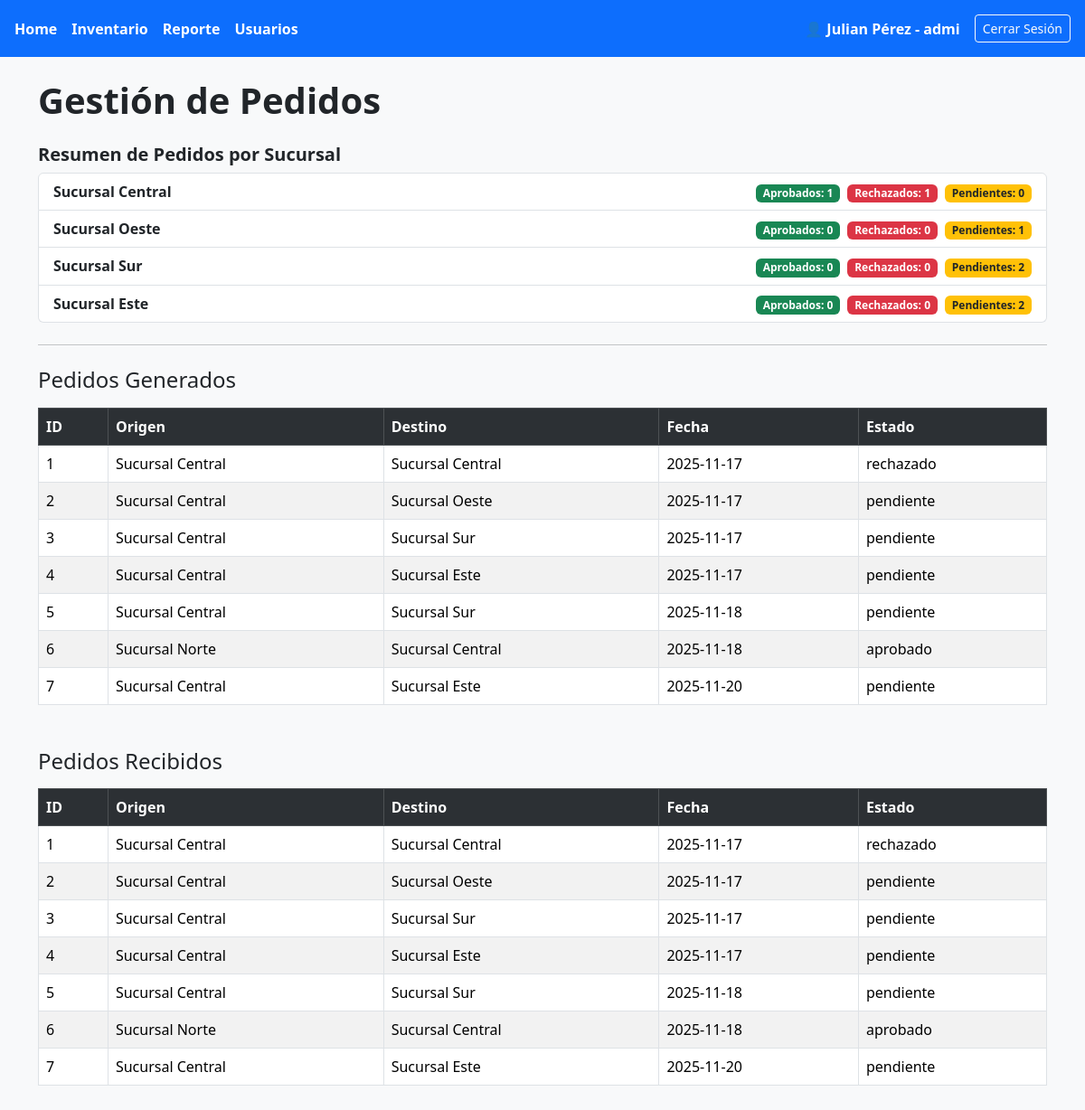
The app's page /gestion_pedidos (signed in) with its own data.
### tables this page shows
CREATE TABLE pedido(
                id INTEGER PRIMARY KEY AUTOINCREMENT,
                id_sucursal_origen INTEGER,
                id_sucursal_destino INTEGER,
                fecha_pedido TEXT,
                estado TEXT,
                FOREIGN KEY (id_sucursal_origen) REFERENCES sucursal(id) ON DELETE CASCADE,
                FOREIGN KEY (id_sucursal_destino) REFERENCES sucursal(id) ON DELETE CASCADE
            );

CREATE TABLE sucursal(
                id INTEGER PRIMARY KEY AUTOINCREMENT,
                nombre VARCHAR(50),
                direccion VARCHAR(100),
                telefono VARCHAR(30)
            );

### app.py (the view)
@app.route("/gestion_pedidos")
def gestion_pedidos():
    rol = session["rol"]
    id_sucursal =  session["sucursal_id"]
    if rol == "encargado":
        pedidos_generados = db.cursor.execute("""
            SELECT p.id, s1.nombre, s2.nombre, p.fecha_pedido, p.estado
            FROM pedido p
            JOIN sucursal s1 ON p.id_sucursal_origen = s1.id
            JOIN sucursal s2 ON p.id_sucursal_destino = s2.id
            WHERE p.id_sucursal_origen = ?
        """, (id_sucursal,)).fetchall()
        pedidos_recibidos = db.cursor.execute("""
            SELECT p.id, s1.nombre, s2.nombre, p.fecha_pedido, p.estado
            FROM pedido p
            JOIN sucursal s1 ON p.id_sucursal_origen = s1.id
            JOIN sucursal s2 ON p.id_sucursal_destino = s2.id
            WHERE p.id_sucursal_destino = ?
        """, (id_sucursal,)).fetchall()
        productos_bajos = db.productos_stock_bajo(id_sucursal)
    elif rol == "admi":
        pedidos_generados = db.mostrar_pedidos()
        pedidos_recibidos = pedidos_generados
        productos_bajos = []
    else:
        return "No autorizado", 403
    sucursales = db.cursor.execute("SELECT id, nombre FROM sucursal").fetchall()
    return render_template(
        "pedidos.html",
        usuarioNombre=session["nombre"],
        usuarioApellido=session["apellido"],
        usuarioRol=session["rol"],
        rol=rol,
        pedidos_generados=pedidos_generados,
        pedidos_recibidos=pedidos_recibidos,
        productos_bajos=productos_bajos,
        sucursales=sucursales
    )

### base_de_datos/mi_conexion.py (called while the page is built)
    def mostrar_pedidos(self):
        self.cursor.execute("""
            SELECT p.id, s1.nombre AS sucursal_origen, s2.nombre AS sucursal_destino,
                   p.fecha_pedido, p.estado
            FROM pedido p
            JOIN sucursal s1 ON p.id_sucursal_origen = s1.id
            JOIN sucursal s2 ON p.id_sucursal_destino = s2.id
        """)
        return self.cursor.fetchall()

### templates/pedidos.html (shortened to what this page needs)
<!DOCTYPE html>
<html lang="en">
<head>
    <link href="https://cdn.jsdelivr.net/npm/bootstrap@5.3.2/dist/css/bootstrap.min.css" rel="stylesheet">
</head>
<body class="bg-light">
    <header class="bg-primary text-white p-3 d-flex justify-content-between align-items-center">
        <nav class="d-flex gap-3">
            <a class="text-white text-decoration-none fw-bold" href="{{url_for('panel_principal')}}">Home</a>
            {%if usuarioRol!='vendedor'%}
            <a class="text-white text-decoration-none fw-bold" href="{{url_for('gestion_inventario')}}">Inventario</a>
            {%endif%}
            {%if usuarioRol!='reponedor' and usuarioRol!='vendedor'%}
            <a class="text-white text-decoration-none fw-bold" href="{{url_for('reportes')}}">Reporte</a>
            {%endif%}
            {%if usuarioRol=='admi'%}
            <a class="text-white text-decoration-none fw-bold" href="{{url_for('gestion_usuario')}}">Usuarios</a>
            {%endif%}
        </nav>
        <div id="user-section" class="d-flex align-items-center gap-3">
            <span class="fw-bold">👤 {{ usuarioNombre }} {{usuarioApellido}} - {{usuarioRol}}</span>
            <a href="{{ url_for('logout') }}" class="btn btn-outline-light btn-sm">Cerrar Sesión</a>
        </div>
    </header>
    <main class="container py-4">
        <h1 class="mb-4 fw-bold">Gestión de Pedidos</h1>
                {% set sucursales_totales = {} %}
        <div class="mb-4">
            <h5 class="fw-bold">Resumen de Pedidos por Sucursal</h5>
            <ul class="list-group">
                {% for sucursal, totales in sucursales_totales.items() %}
                <li class="list-group-item d-flex justify-content-between align-items-center">
                    <strong>{{ sucursal }}</strong>
                    <span>
                        <span class="badge bg-success me-1">Aprobados: {{ totales.aprobado }}</span>
                        <span class="badge bg-danger me-1">Rechazados: {{ totales.rechazado }}</span>
                        <span class="badge bg-warning text-dark">Pendientes: {{ totales.pendiente }}</span>
                    </span>
                </li>
                {% endfor %}
            </ul>
        </div>
        <hr class="my-4">
        <h2 class="h4 mb-3">Pedidos Generados</h2>
        <table class="table table-bordered table-striped">
            <tr class="table-dark">
                <th>ID</th>
                <th>Origen</th>
                <th>Destino</th>
                <th>Fecha</th>
                <th>Estado</th>
            </tr>
            {% for p in pedidos_generados %}
            <tr>
                <td>{{ p[0] }}</td>
                <td>{{ p[1] }}</td>
                <td>{{ p[2] }}</td>
                <td>{{ p[3] }}</td>
                <td>{{ p[4] }}</td>
            </tr>
            {% endfor %}
        </table>
        <h2 class="h4 mt-5 mb-3">Pedidos Recibidos</h2>
        <table class="table table-bordered table-striped">
            <tr class="table-dark">
                <th>ID</th>
                <th>Origen</th>
                <th>Destino</th>
                <th>Fecha</th>
                <th>Estado</th>
            </tr>
            {% for p in pedidos_recibidos %}
            <tr>
                <td>{{ p[0] }}</td>
                <td>{{ p[1] }}</td>
                <td>{{ p[2] }}</td>
                <td>{{ p[3] }}</td>
                <td>{{ p[4] }}</td>
            </tr>
            {% endfor %}
        </table>
    </main>
</body>
</html>

### records on screen
pedido: nombre "Sucursal Central", aprobado "1", rechazado "1", pendiente "0", id "1", fecha_pedido "2025-11-17", estado "rechazado"
pedido: nombre "Sucursal Oeste", aprobado "0", rechazado "0", pendiente "1", id "2", nombre "Sucursal Central", fecha_pedido "2025-11-17", estado "pendiente"
pedido: nombre "Sucursal Sur", aprobado "0", rechazado "0", pendiente "2", id "3", nombre "Sucursal Central", fecha_pedido "2025-11-17", estado "pendiente"
pedido: nombre "Sucursal Este", aprobado "0", rechazado "0", pendiente "2", id "4", nombre "Sucursal Central", fecha_pedido "2025-11-17", estado "pendiente"
pedido: id "5", nombre "Sucursal Central", nombre "Sucursal Sur", fecha_pedido "2025-11-18", estado "pendiente"
pedido: id "6", nombre "Sucursal Norte", nombre "Sucursal Central", fecha_pedido "2025-11-18", estado "aprobado"
pedido: id "7", nombre "Sucursal Central", nombre "Sucursal Este", fecha_pedido "2025-11-20", estado "pendiente"

### other values on screen
{{ usuarioNombre }} "Julian"
{{ usuarioApellido }} "Pérez"
{{ usuarioRol }} "admi"
